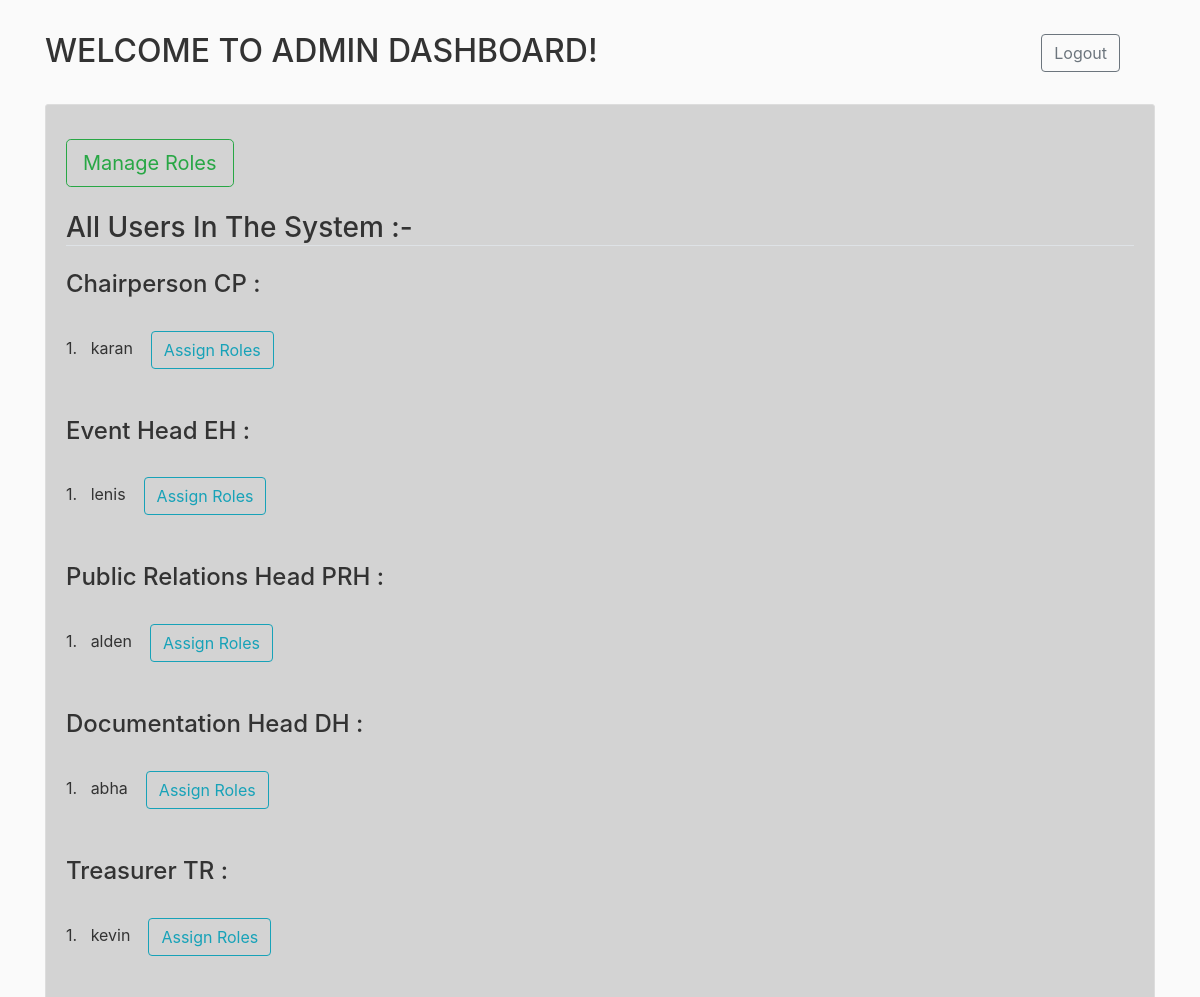
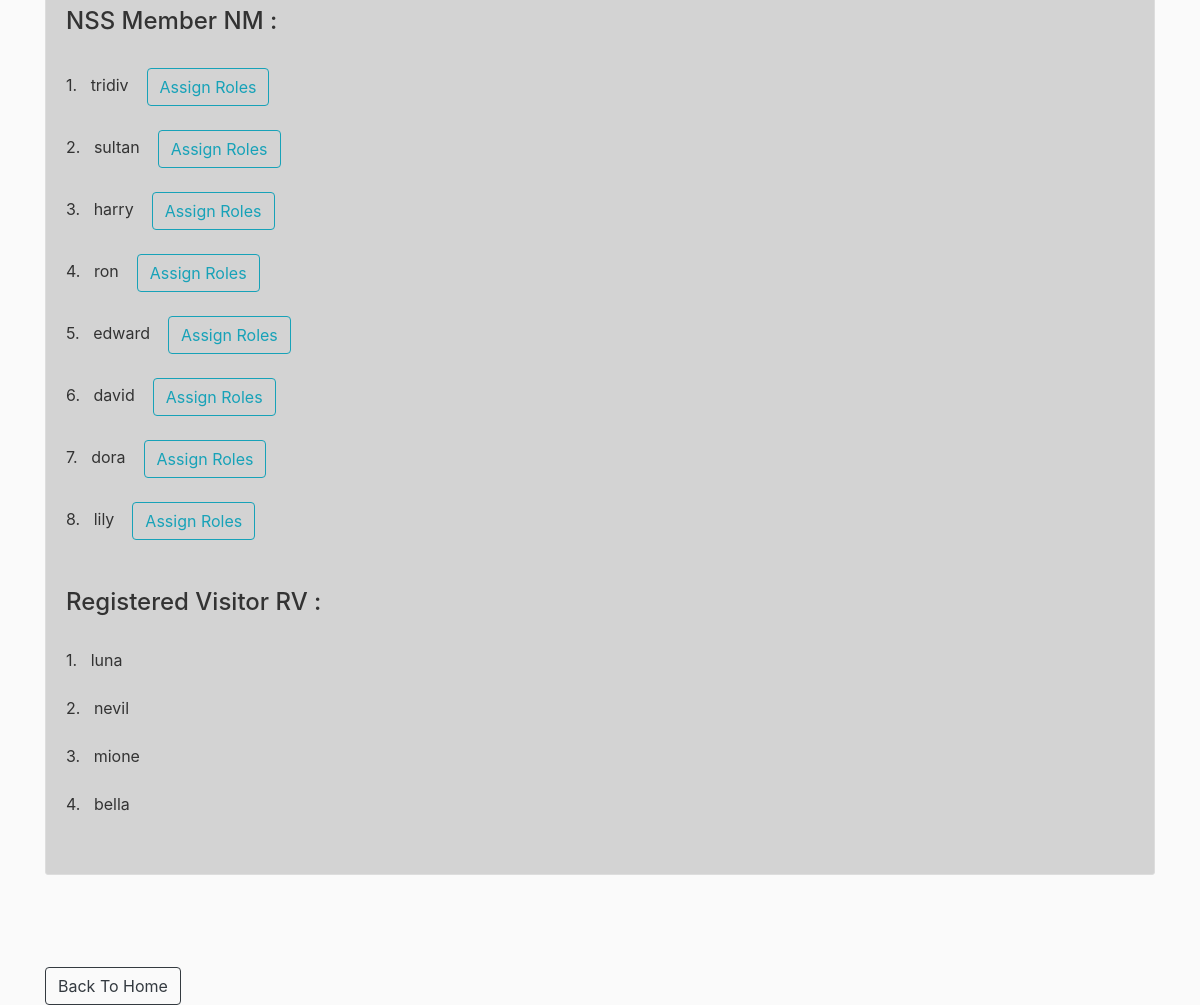
The page /admin (signed in) on the database its author committed (2 pictures, top to bottom).
### rbac/models.py (models this page shows, shortened)
class User(db.Model, UserMixin):
    id = db.Column(db.Integer, primary_key=True)
    username = db.Column(db.String(120), unique=True, nullable=False)
    password = db.Column(db.String(60), nullable=False)
    roles = db.relationship('Role', secondary='user_roles')
    events_attended = relationship("Event", secondary="attendance") #user.events_attended
    events_registered = relationship("Event", secondary="registration") #user.events_registered

### rbac/routes.py (the view)
@app.route("/admin")
@login_required
def admin():
    if get_role(current_user) != 'Admin':
        return redirect(url_for('home'))
    admin,cp,dh,eh,prh,tr,prt,et,nm,rv = get_user_by_role()
    return render_template('admin.html',admin=admin,cp=cp,dh=dh,eh=eh,prh=prh,tr=tr,prt=prt,et=et,nm=nm,rv=rv)

### rbac/models.py (called while the page is built)
@login_manager.user_loader
def load_user(user_id):
    return User.query.get(int(user_id))

### rbac/routes.py (called while the page is built)
def get_user_by_role():
    users = User.query.all()
    admin,cp,dh,eh,prh,tr,prt,et,nm,rv = [],[],[],[],[],[],[],[],[],[]
    for user in users:
        role = get_role(user)
        if role == 'Admin':
            admin.append(user)
        elif role == 'CP':
            cp.append(user)
        elif role == 'DH':
            dh.append(user)
        elif role == 'EH':
            eh.append(user)
        elif role == 'PRH':
            prh.append(user)
        elif role == 'TR':
            tr.append(user)
        elif role == 'PRT':
            prt.append(user)
        elif role == 'ET':
            et.append(user)
        elif role == 'NM':
            nm.append(user)
        else:
            rv.append(user)
    return admin,cp,dh,eh,prh,tr,prt,et,nm,rv

### rbac/templates/admin.html (shortened to what this page needs)
{% extends "layout.html" %}
{% block content %}
<h2> WELCOME TO ADMIN DASHBOARD!&nbsp;&nbsp;&nbsp;&nbsp;&nbsp;&nbsp;&nbsp;&nbsp;&nbsp;&nbsp;&nbsp;&nbsp;
   &nbsp;&nbsp;&nbsp;&nbsp;&nbsp;&nbsp;&nbsp;&nbsp;&nbsp;&nbsp;&nbsp;&nbsp;
   &nbsp;&nbsp;&nbsp;&nbsp;&nbsp;&nbsp;&nbsp;&nbsp;&nbsp;&nbsp;&nbsp;&nbsp;
   &nbsp;&nbsp;&nbsp;&nbsp;&nbsp;&nbsp;&nbsp;&nbsp;&nbsp;&nbsp;&nbsp;&nbsp;
   <span style="white-space: nowrap"> <a href="{{ url_for('logout') }}" class="btn btn-outline-secondary">Logout</a></span></h2>
   <br>
<div class="content-section">
<br>
<a href="{{ url_for('all_roles') }}" class="btn btn-outline-success btn-lg">Manage Roles</a>
<br><br>
<h3 class="border-bottom mb-4">All Users In The System :-</h3>
{% if cp %}
<h4> Chairperson CP : </h4><br>
{% for v in cp %}
   {{loop.index}}. &nbsp; {{ v.username }} &nbsp;&nbsp;&nbsp;<a class="btn btn-outline-info" href="{{ url_for('add_roles',id=v.id) }}">Assign Roles</a><br><br>
{% endfor %}
<br>
{% endif %}
{% if eh %}
<h4>Event Head EH : </h4><br>
{% for v in eh %}
   {{loop.index}}. &nbsp; {{ v.username }} &nbsp;&nbsp;&nbsp;<a class="btn btn-outline-info" href="{{ url_for('add_roles',id=v.id) }}">Assign Roles</a><br><br>
{% endfor %}
<br>
{% endif %}
{% if prh %}
<h4>Public Relations Head PRH : </h4><br>
{% for v in prh %}
   {{loop.index}}. &nbsp; {{ v.username }} &nbsp;&nbsp;&nbsp;<a class="btn btn-outline-info" href="{{ url_for('add_roles',id=v.id) }}">Assign Roles</a><br><br>
{% endfor %}
<br>
{% endif %}
{% if dh %}
<h4>Documentation Head DH : </h4><br>
{% for v in dh %}
   {{loop.index}}. &nbsp; {{ v.username }} &nbsp;&nbsp;&nbsp;<a class="btn btn-outline-info" href="{{ url_for('add_roles',id=v.id) }}">Assign Roles</a><br><br>
{% endfor %}
<br>
{% endif %}
{% if tr %}
<h4>Treasurer TR : </h4><br>
{% for v in tr %}
   {{loop.index}}. &nbsp; {{ v.username }} &nbsp;&nbsp;&nbsp;<a class="btn btn-outline-info" href="{{ url_for('add_roles',id=v.id) }}">Assign Roles</a><br><br>
{% endfor %}
<br>
{% endif %}
{% if nm %}
<h4>NSS Member NM : </h4><br>
{% for v in nm %}
   {{loop.index}}. &nbsp; {{ v.username }} &nbsp;&nbsp;&nbsp;<a class="btn btn-outline-info" href="{{ url_for('add_roles',id=v.id) }}">Assign Roles</a><br><br>
{% endfor %}
<br>
{% endif %}
{% if rv %}
<h4>Registered Visitor RV : </h4><br>
{% for v in rv %}
   {{loop.index}}. &nbsp; {{ v.username }}<br><br>
{% endfor %}
{% endif %}
<br>
</div>
<br><br><br>
<a href="{{ url_for('home') }}" class="btn btn-outline-dark" >Back To Home</a>
{% endblock content %}

### rbac/static/main.css (style rules this page uses)
body { background: #fafafa; color: #333333; margin-top: 2rem; }
.content-section { background: lightgray; padding: 10px 20px; border: 1px solid #dddddd; border-radius: 3px; margin-bottom: 20px; }

### rows shown on the page
User: username "karan"
User: username "lenis"
User: username "alden"
User: username "abha"
User: username "kevin"
User: username "tridiv"
User: username "sultan"
User: username "harry"
User: username "ron"
User: username "edward"
User: username "david"
User: username "dora"
User: username "lily"
User: username "luna"
User: username "nevil"
User: username "mione"
User: username "bella"
